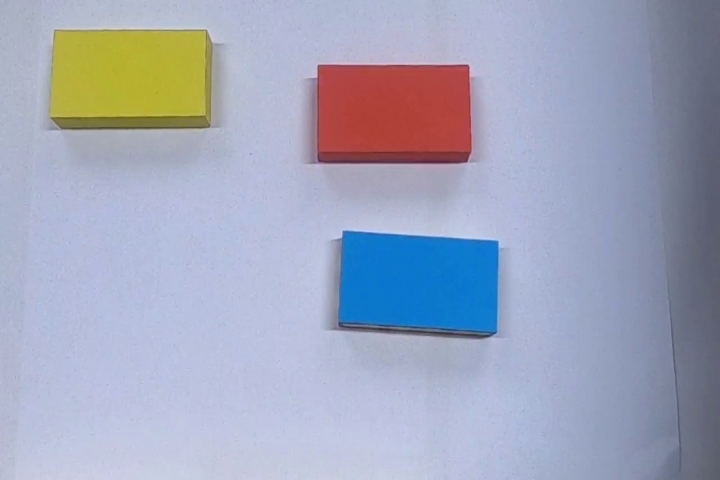
#> input picture kleurdetectie/Testimage.png, 720 x 480 px, given in place of the camera; the run also reads 1 picture not shown here
$ python positieDetectie.py
#> lines starting #> are read from the running program, lines starting #| are printed output that depends on the picture; after the words box and inside, x2 and y2 are one past the last pixel; in counts of white or black regions, pixels touching at a corner belong together
import cv2
import numpy as np
from cv2 import COLOR_BGR2HSV
from cv2 import COLOR_BGR2GRAY

def empty(self):
    pass

path = 'positieDetectie/vormpjes.png'
img = cv2.imread(path)
imgHSV = cv2.cvtColor(img, COLOR_BGR2HSV)
#> imgHSV: shape (518, 768, 3); mean H, S, V 0, 0, 255
h, w, _ = img.shape
#> h = 518; w = 768
cx = w/2
#> cx = 384
cy = h/2
#> cy = 259

cap = cv2.VideoCapture(0)

while True:
    ret, img = cap.read()
#> img is the input picture: shape (480, 720, 3); mean B, G, R 187.5, 166.6, 160.8
    imgHSV = cv2.cvtColor(img, COLOR_BGR2HSV)
#> imgHSV: shape (480, 720, 3); mean H, S, V 105.8, 61.5, 197.2

    #de kleuren licht rood en donker rood
    lower = np.array([21, 139, 0])
    upper = np.array([39, 255, 255])

    mask = cv2.inRange(imgHSV, lower, upper)
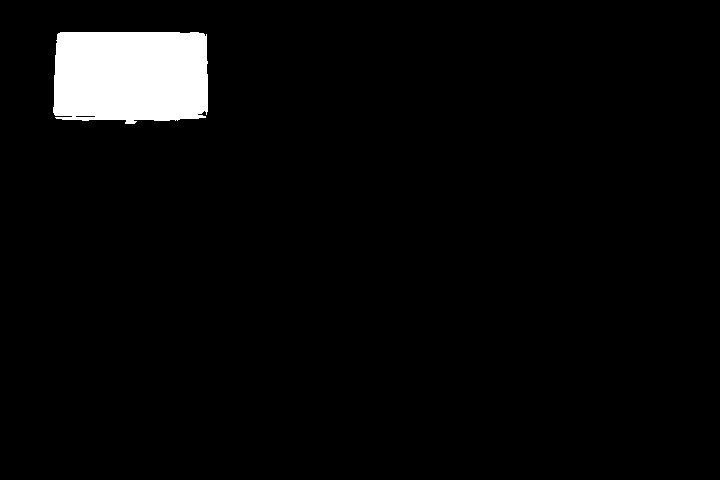
#> mask: shape (480, 720); 3.9% white; 1 white region, box (x1, y1, x2, y2) and area: (53, 32, 208, 124) 13367
    imgResult = cv2.bitwise_and(img, img, mask = mask)
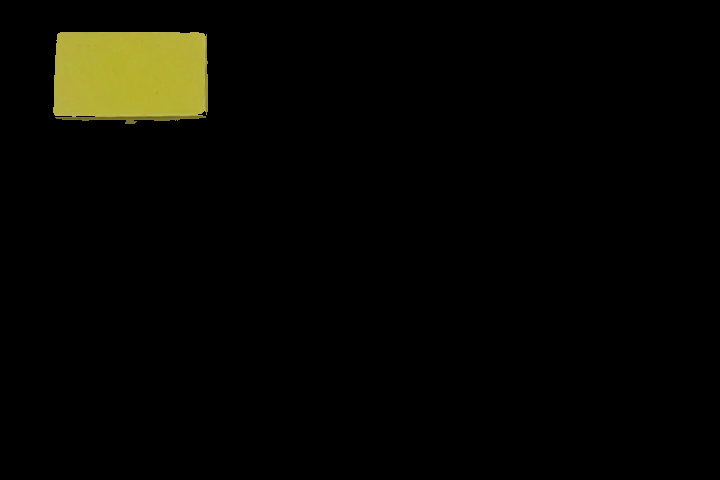
#> imgResult: shape (480, 720, 3); mean B, G, R 2.1, 6.7, 6.9
    imgGray = cv2.cvtColor(imgResult, COLOR_BGR2GRAY)
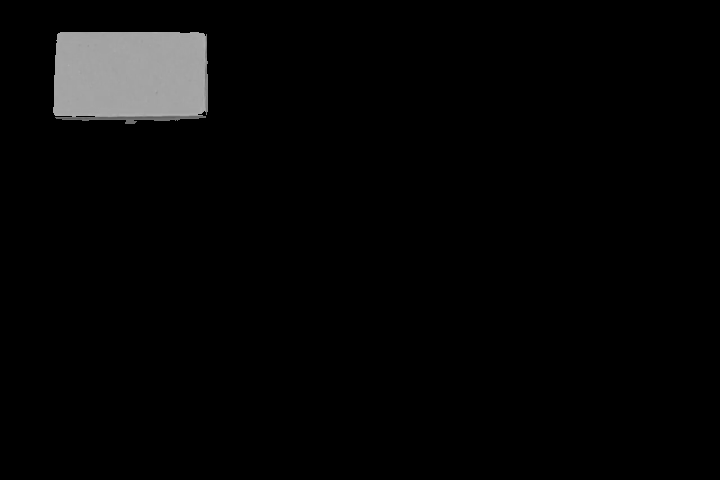
#> imgGray: shape (480, 720); min 0, max 175, mean 6.2
    imgContour = cv2.Canny(imgGray,50,50)
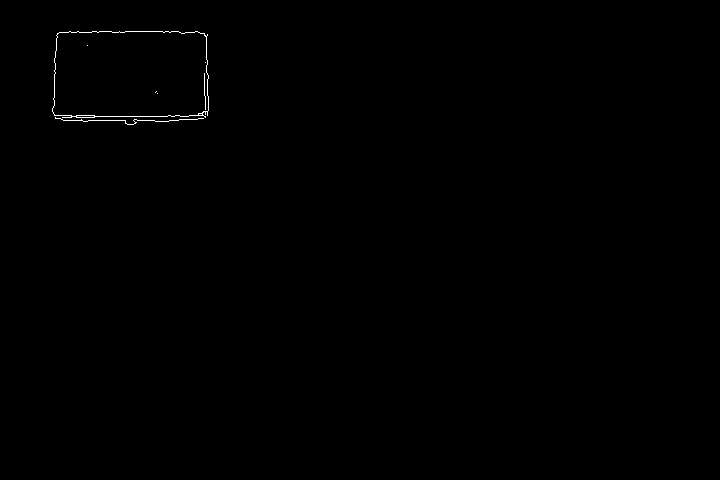
#> imgContour: shape (480, 720); 0.21% white in thin lines or dots, all inside (x1, y1, x2, y2) = (52, 31, 209, 125)
    coord=cv2.findNonZero(mask)[1]
#> coord = [[61, 32]]
    coordx=coord[0, 0]
#> coordx = 61
    coordy=coord[0, 1]
#> coordy = 32

    if coordx < cx:
        print("Naar Links")
    elif coordx == cx:
        print("goed")
    elif coordx > cx:
        print("Naar Rechts")

    if coordy < cy:
        print("Naar Achter")
    elif coordy == cy:
        print("goed")
    elif coordy > cy:
        print("Naar Voren")

    cv2.imshow("Image", img)
    cv2.imshow("Mask", mask)
    cv2.imshow("MaskResult", imgResult)

    k = cv2.waitKey(200) & 0xFF
#> (key Esc is pressed here)
    if k == 27:
        cv2.destroyAllWindows()
        break
